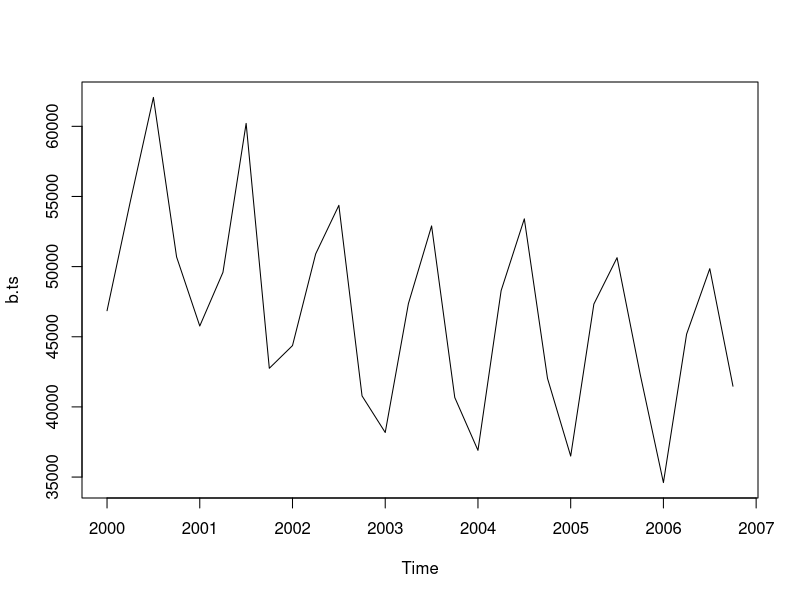

Generate this figure with R: (Note: this script raises an error after producing the figure.)
# Задание:
# Для данных о БЧ построить модель множественной регрессии. Необходимо выбрать
# один временной ряд и учесть сезонность в модели.

data <- read.csv('data/bzhd.csv', header=TRUE)
data$SEASON = factor(data$SEASON)

# Проверка корректности модели
check.fit <- function(fit, lag = 4, p.value = 0.05) {
  res <- c()
  
  # Если p > 0.05 - распределение нормальное
  res$NORM_JQ = jarque.test(residuals(fit))$p.value
  res$NORM_PE = pearson.test(residuals(fit))$p.value
  res$NORM_OK = res$NORM_JQ > p.value || res$NORM_PE > p.value
  
  # Автокорреляция отсутствует при p > 0.05
  res$AC_BOX = Box.test(residuals(fit),lag=lag, type="Ljung-Box")$p.value
  res$AC_BG = bgtest(fit, order=lag, type="F")$p.value
  res$AC_OK = res$AC_BOX > p.value || res$AC_BG > p.value
  
  # Модель гомоскедастична при p > 0.05
  res$GS_BP = bptest(fit)$p.value
  res$GS_NCV = ncvTest(fit)$p
  res$GS_GQ = gqtest(fit)$p.value
  res$GS_OK = res$GS_BP > p.value || res$GS_NCV > p.value || res$GS_GQ > p.value
  
  res$ALL_OK = res$NORM_OK && res$AC_OK && res$GS_OK
  
  # Визуализация:
  #  - график остатков
  mfrow <- par("mfrow")
  par(mfrow=c(1,3))
  plot(residuals(fit), type="b")
  
  # - гистограмма с линией нормального распределения
  ress <- residuals(fit)
  h <- hist(ress, breaks=20) # гистограмма остатков
  xfit<-seq(min(ress),max(ress),length=40) 
  yfit<-dnorm(xfit,mean=mean(ress),sd=sd(ress)) 
  yfit <- yfit*diff(h$mids[1:2])*length(ress) 
  lines(xfit, yfit, col="black", lwd=2)
  
  # - график распределения теоретического и реального норм. распределения
  qqnorm(residuals(fit))
  qqline(residuals(fit))
  par(mfrow=mfrow)
  
  return(res)
}

# Временной рядик
b.ts <- ts(data$ALL.2, frequency=4, start=c(2000, 1)) # преобразование в Time Series Object
plot.ts(b.ts)

# Моделька
fit <- lm(ALL.2~(I(1/N)+SEASON), data=data)
summary(fit)

check.fit(fit, 12)

# Дополнительные значения SEASON для прогнозирования
newdata <- read.csv('data/bzhd_predict.csv', header=TRUE)
newdata$SEASON <- factor(newdata$SEASON)

# Прогнозирование ???
plot(c(b.ts, predict.lm(fit, newdata, n.ahead=4)), type="b")
accuracy(fitted(fit), b.ts)
